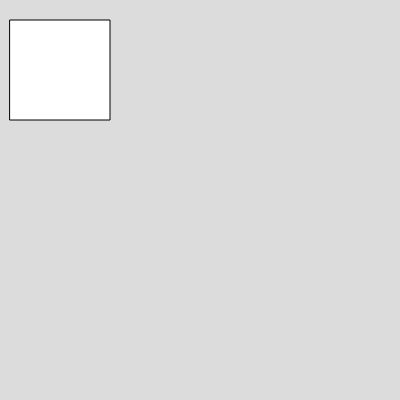
Frame 1 (no input)
Frame 60 (no input): identical to frame 1, image omitted
Frame 120 (the mouse pressed at the canvas centre since frame 60): identical to frame 1, image omitted

The p5.js sketch that drew this single still picture (run headless with seeded random() and noise() and a simulated clock; from frame 60 on, the mouse is pressed at the canvas centre):

// p5.js sketch
// ── sketch.js

function setup() {
  createCanvas(400, 400);
  describe('A light gray canvas with a white square');
}

function draw() {
  background(220);
  rect(10, 20, 100, 100)
}
